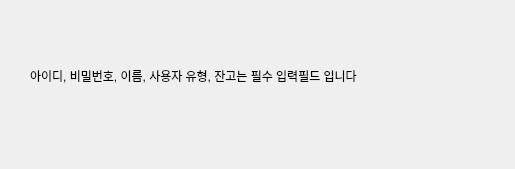
<?xml version="1.0" encoding="UTF-8"?>
<ui version="4.0">
 <class>Dialog</class>
 <widget class="QDialog" name="Dialog">
  <property name="geometry">
   <rect>
    <x>0</x>
    <y>0</y>
    <width>515</width>
    <height>169</height>
   </rect>
  </property>
  <property name="windowTitle">
   <string>Dialog</string>
  </property>
  <widget class="QLabel" name="label_9">
   <property name="geometry">
    <rect>
     <x>30</x>
     <y>30</y>
     <width>461</width>
     <height>91</height>
    </rect>
   </property>
   <property name="text">
    <string>아이디, 비밀번호, 이름, 사용자 유형, 잔고는 필수 입력필드 입니다</string>
   </property>
  </widget>
 </widget>
 <resources/>
 <connections/>
</ui>
